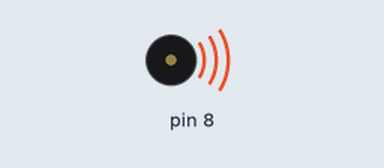
This sketch was run on a simulated Arduino Nano, built with avr-gcc and run on an emulated ATmega328P. On the bench: buzzer (waves = sounding).

Above: at 0.2 s.
Timing chart, 0 to 3.0 s (numbered marks = the images above):
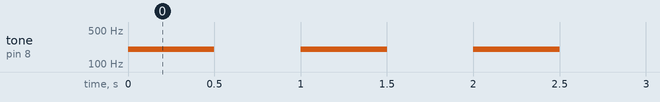

The sketch:

03_beep.ino
```cpp
void setup() {
  pinMode(8, OUTPUT);
}

void loop() {
  tone(8, 200);
  delay(500);
  noTone(8);
  delay(500);
}
```

Measured:
- by itself, tone on pin 8: alternates 200 Hz for 0.50 s and silent for 0.50 s
